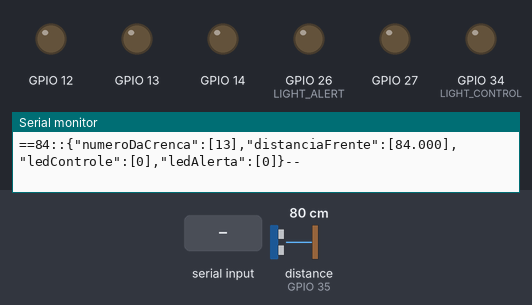
The sketch below on a simulated ESP32. Parts: output pins drawn as LEDs (lit = HIGH), the last lines printed to the serial monitor. Wiring (inferred from the names in the program): ultrasonic range finder: trigger GPIO 32; echo GPIO 35. The test bench sets the inputs (shaded band); at power-on: distance to the obstacle (sensor on GPIO 35) 80 cm. The echo pulse lasts 58.3 µs per cm; pins used as bus, display or sensor lines are not drawn.

Above: at 11.2 s.
11.3 s: distance to the obstacle (sensor on GPIO 35) set to 11 cm
14.3 s: distance to the obstacle (sensor on GPIO 35) set to 8 cm
At 15.5 s:
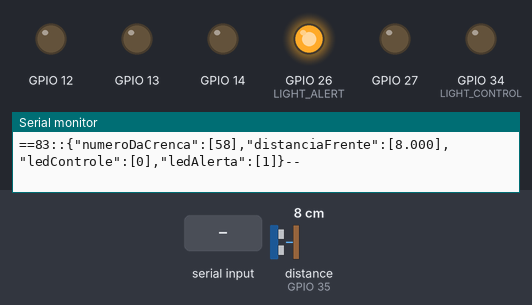
15.8 s: "Z" received over Serial
At 16.3 s:
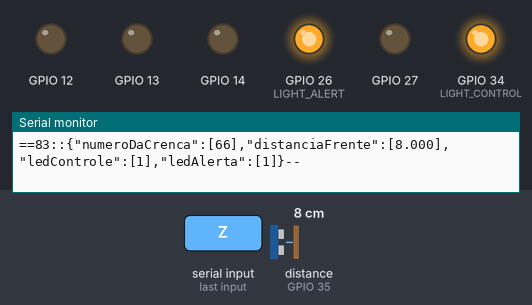
17.3 s: "Q" received over Serial
At 18.1 s:
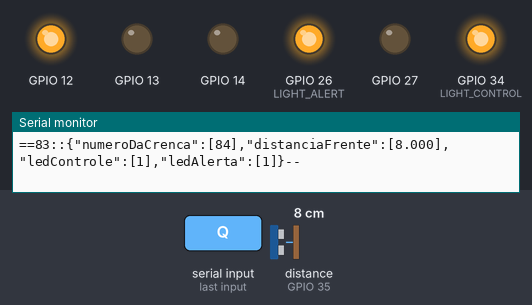
18.8 s: distance to the obstacle (sensor on GPIO 35) set to 18 cm
At 19.8 s:
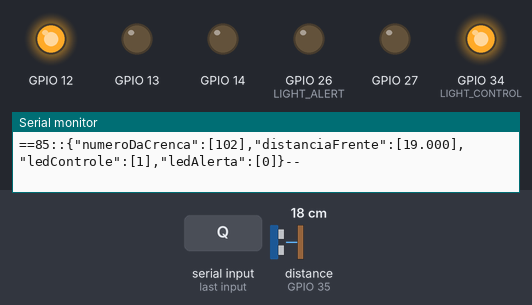
20.3 s: "X" received over Serial
At 21.3 s:
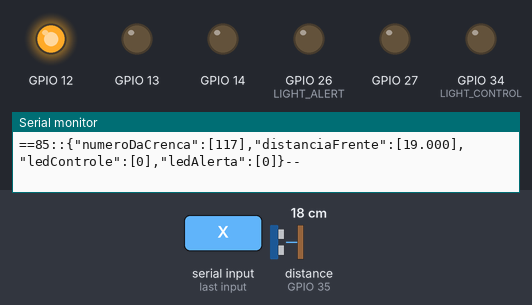
Timing chart, 0 to 22.8 s (numbered marks = the images above; inputs shaded):
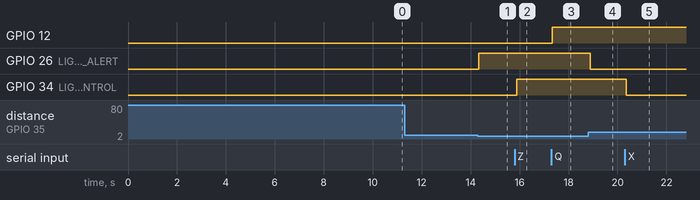

Measured:
- the behaviour switches between 10 and 9 cm on distance to the obstacle (sensor on GPIO 35) (found by bisection; images 0 and 1)
- after the input at 14.3 s, GPIO 26 (LIGHT_ALERT): LOW → HIGH at once
- after the input at 15.8 s, GPIO 34 (LIGHT_CONTROL): LOW → HIGH after 0.08 s
- after the input at 17.3 s, GPIO 12: LOW → HIGH at once
- after the input at 18.8 s, GPIO 26 (LIGHT_ALERT): HIGH → LOW after 0.08 s
- after the input at 20.3 s, GPIO 34 (LIGHT_CONTROL): HIGH → LOW after 0.06 s

The sketch:

car_for_esp32.ino
```cpp
#include<Embedded_Protocol_2.h> // biblioteca para envio de crenças
#include <Ultrasonic.h>
#include<NoDelay.h>
#include<analogWrite.h>

//const int BUTTON_PIN = 3;//Define botao no pino digital 3

//pinos de controle do motor 1(IN1 e IN2)  motor 2 (IN3 e IN4)
const int IN_1 = 13;
const int IN_2 = 12;
const int IN_3 = 14;
const int IN_4 = 27;

//pinos de controle dos sencores ultrassonicos
const int TRIG_FRENTE = 32;
const int ECHO_FRENTE = 35;

const int LIGHT_ALERT = 26;
const int LIGHT_CONTROL = 34;

Communication com;
Ultrasonic sensorFrente(TRIG_FRENTE, ECHO_FRENTE);

// Crenças
int numCrenca = 0;
float distanciaFrente = 0;
int ledAlerta = 0;
int ledControle = 0;

//Classe para facilitar o uso da ponte H L298N na manipulação dos motores na função Setup e Loop.
class DCMotor {
    int spd = 255, pin1, pin2;
  public:
    void Pinout(int in1, int in2) { // Pinout é o método para a declaração dos pinos que vão controlar o objeto motor
      pin1 = in1;
      pin2 = in2;
      pinMode(pin1, OUTPUT);
      pinMode(pin2, OUTPUT);
    }
    void Velocidade(int in1) { // Speed é o método que irá ser responsável por salvar a velocidade de atuação do motor
      spd = in1;
    }
    void Horario() { //faz o motor girar para frente
      analogWrite(pin1, spd);
      digitalWrite(pin2, LOW);
    }
    void Antihorario() { //faz o motor girar para trás
      digitalWrite(pin1, LOW);
      analogWrite(pin2, spd);
    }
    void Para() { //faz o motor ficar parado.
      digitalWrite(pin1, LOW);
      digitalWrite(pin2, LOW);
    }
};

DCMotor Motor1, Motor2;


void setup() {
  Motor1.Pinout(IN_1, IN_2);
  Motor2.Pinout(IN_3, IN_4);

  Motor1.Velocidade(255); // A velocidade do motor pode variar de 0 a 255, onde 255 é a velocidade máxima.
  Motor2.Velocidade(255);

  pinMode(LIGHT_ALERT, OUTPUT);
  digitalWrite(LIGHT_ALERT, LOW); //light starts off

  pinMode(LIGHT_CONTROL, OUTPUT);
  digitalWrite(LIGHT_CONTROL, LOW);

  Serial.begin(9600);

  delay(10000); //wait 2 seconds (to set up the multi-agent system)
}

/*
 FUNÇÃO PARA O ESP32 QUE FAZ A LEITURA DA DISTANCIA ATUAL CALCULADA PELO SENSOR
*/
int getDistance()
{
 //faz a leitura das informacoes do sensor (em cm)
 int distanciaCM;
 long microsec = sensorFrente.timing();
 // pode ser um float ex: 20,42 cm se declarar a var float
 distanciaCM = sensorFrente.convert(microsec, Ultrasonic::CM);
// método estático ou const estática
 return distanciaCM;
}

void loop()
{
  //-------------------------------------------------------  ATUAÇAO  -------------------------------------------------------------
  while (Serial.available() > 0) { //check whether there is some information from the serial (possibly from the agent)
    char c = Serial.read();
    switch (c) {
      case 'Q': // Comando para o motor 1 girar para frente
          Motor1.Antihorario();
        break;
      case 'W': // Comando para o motor 1 girar para trás
          Motor1.Horario();
        break;
      case 'E':
          Motor1.Para(); // Comando para o motor 1 parar
        break;
      case 'A': // Comando para o motor 2 girar para frente
          Motor2.Antihorario();
        break;
      case 'S': // Comando para o motor 2 girar para trás
          Motor2.Horario();
        break;
      case 'D': // Comando para o motor 2 parar
          Motor2.Para();
        break;
      case 'Z': // Comando para acender o led de controle
          digitalWrite(LIGHT_CONTROL, HIGH);
          ledControle = 1;
        break;
      case 'X': // Comando para apagar o led de controle
          digitalWrite(LIGHT_CONTROL, LOW);
          ledControle = 0;
        break;
      default:
        // comando(s)
        break;
      }
    }

  //---------------------------------------------------------  PROCESSAMENTO  -------------------------------------------------------
  distanciaFrente = getDistance();// ultrassom.Ranging(CM) retorna a distancia em centímetros(CM) ou polegadas(INC)

  int lim = 10; //Aciona o led de alerta se a distancia do obstaculo for menor que 10.
  if(distanciaFrente<lim){
    digitalWrite(LIGHT_ALERT, HIGH);
    ledAlerta = 1;
  }else{
    digitalWrite(LIGHT_ALERT, LOW);
    ledAlerta = 0;
  }

  numCrenca++;

  //----------------------------------------------------------  ENVIO DE CRENÇAS  -----------------------------------------------------------------

  // nomes as crenças deve começar com letra minuscula
  com.startBelief("numeroDaCrenca");
  com.beliefAdd(numCrenca);
  com.endBelief();

  com.startBelief("distanciaFrente");
  com.beliefAdd(distanciaFrente);
  com.endBelief();

  com.startBelief("ledControle");
  com.beliefAdd(ledControle);
  com.endBelief();

  com.startBelief("ledAlerta");
  com.beliefAdd(ledAlerta);
  com.endBelief();

  com.sendMessage();

}
```
